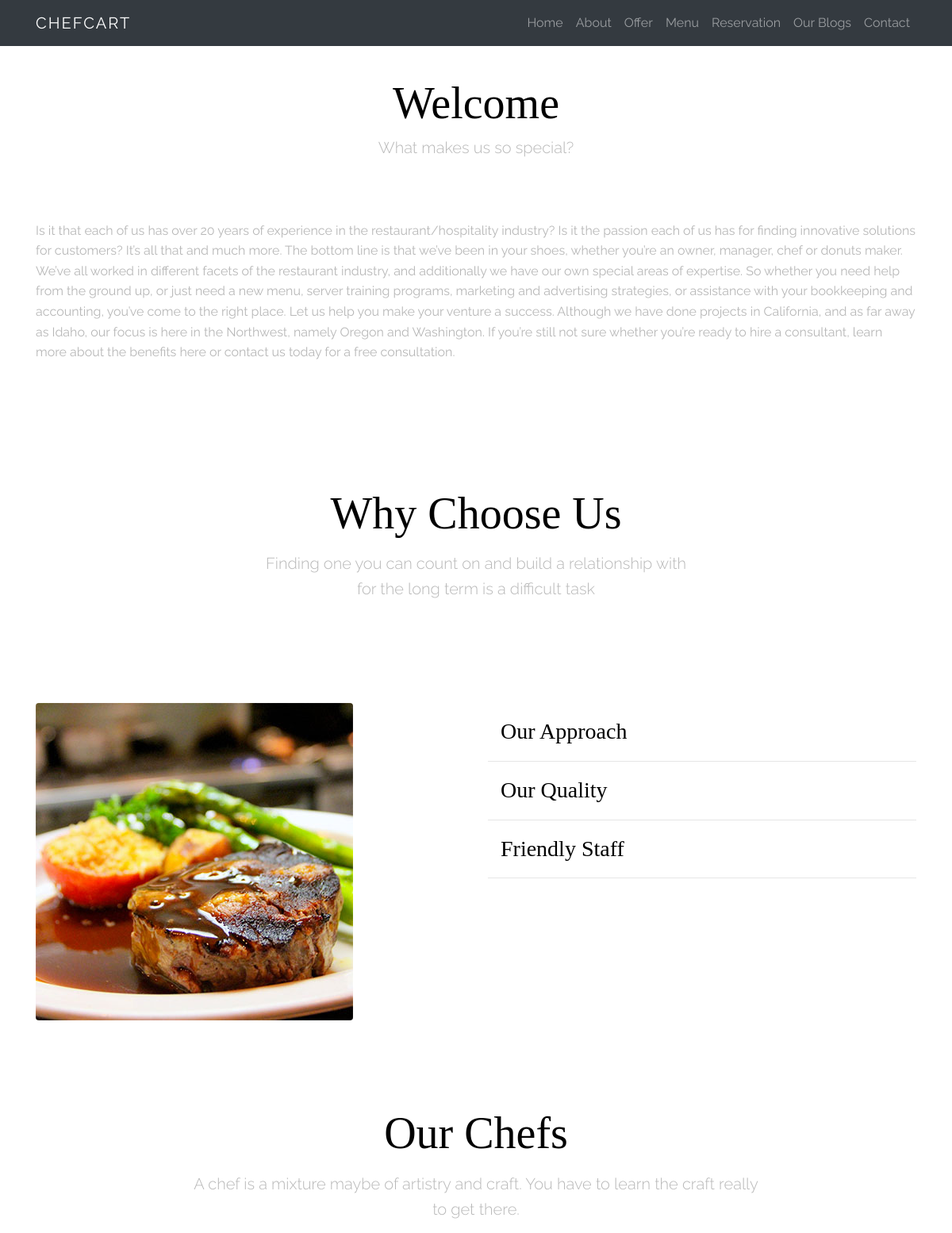
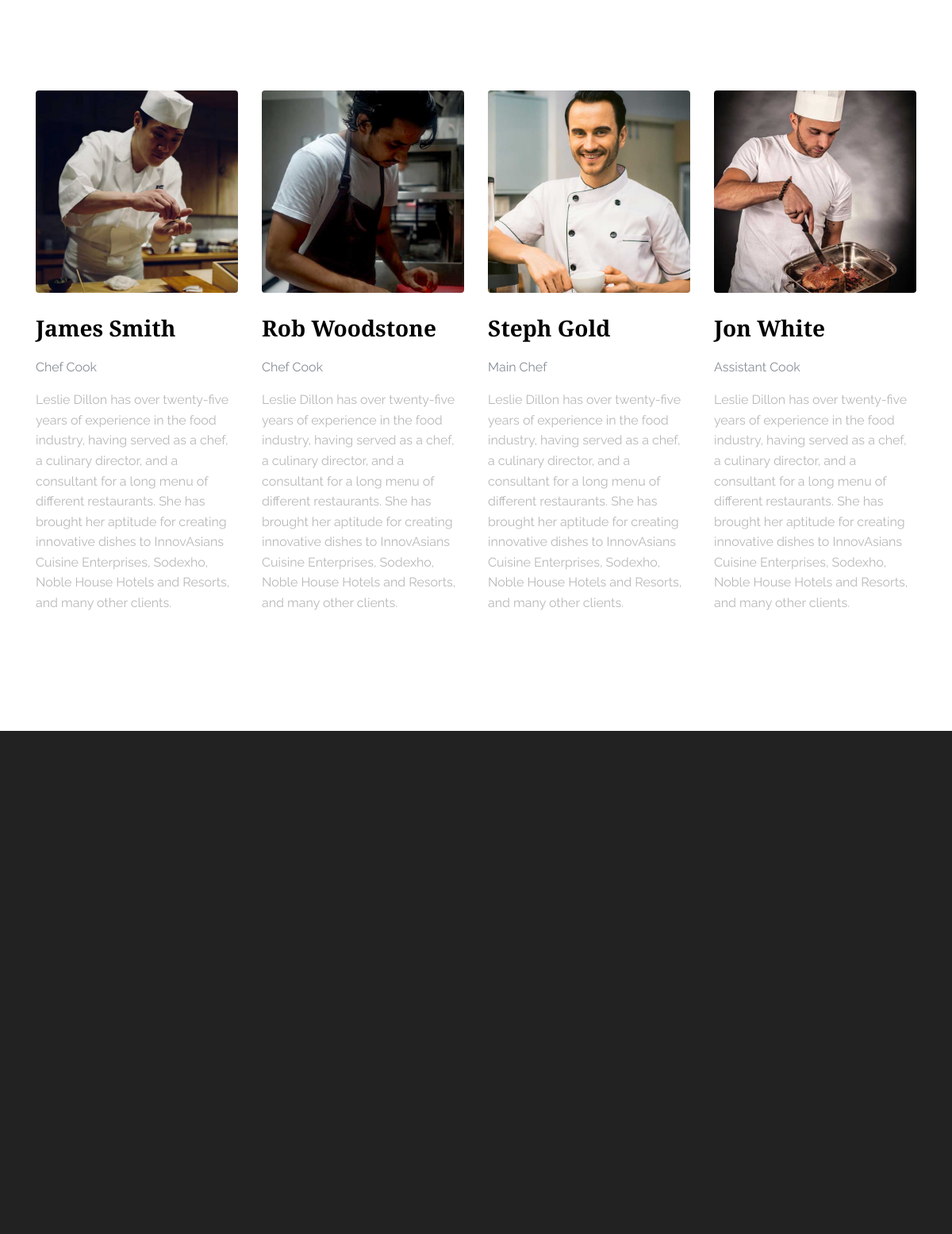
The page /about/ on the database its author committed (2 pictures, top to bottom).
### about/models.py (models this page shows, shortened)
class About(models.Model):
    title = models.CharField(max_length=50)
    content = models.TextField()
    image = models.ImageField(upload_to='About/')
    class Meta:
       verbose_name_plural = 'about'

class WhyChooseUs(models.Model):
    title = models.CharField(max_length=50)
    content = models.TextField()
    class Meta:
        verbose_name_plural = 'why choose us'

class Chefs(models.Model):
    name = models.CharField(max_length=50)
    title = models.CharField(max_length=50)
    bio = models.CharField(max_length=500)
    image = models.ImageField(upload_to='Chefs/')
    class Meta:
        verbose_name = 'chef'
        verbose_name_plural = 'chefs'

### about/views.py (the view)
# urls.py: path('about/', include("about.urls")),
def about(request):
    aboutUs = About.objects.all()
    whychooseus = WhyChooseUs.objects.all()
    chefs = Chefs.objects.all()
    context = {
        'aboutUs': aboutUs,
        'whychooseus': whychooseus,
        'chefs': chefs
    }
    return render(request, 'about/about.html', context)

### about/templates/about/about.html (shortened to what this page needs)
{% extends 'base.html' %}
{% load static %}
{% block content %}
<div class="justify-content-center">
    <div class="container">
        <div class="justify-content-center" data-aos="fade-up" id="About-us">
            {% for para in aboutUs %}
            <div class="justify-content-center mb-5" data-aos="fade-up">
                <div class="col-md text-center">
                    <h2 class="site-primary-title display-4">Welcome</h2>
                    <p class="lead">{{ para.title }}</p>
                </div>
                <p class="content mb-4">{{ para.content }}</p>
            </div>
            {% endfor %}
        </div>
        <div class="site-section row justify-content-center" data-aos="fade-up">
            <div class="col-md-6 text-center">
                <h2 class="mb-3 site-primary-title display-4">Why Choose Us</h2>
                <p class="lead">Finding one you can count on and build a relationship with for the long term is a
                    difficult task
                </p>
            </div>
        </div>
        <div class="row large-gutters" id="why-choose-us">
            <div class="col-md-6" data-aos="fade-up" data-aos-delay="200">
                <img src="{% static 'images/menu_1.jpg' %}" alt="Image placeholder" class="img-fluid rounded">
            </div>
            <div class="col-md-6 aos-init aos-animate" data-aos="fade-up" data-aos-delay="300">
                {% for points in whychooseus %}
                <div class="accordion" id="accordion">
                    <div class="accordion-item">
                        <h3 class="mb-0">
                            <a class="btn-block p-3 collapsed" data-toggle="collapse" href="#{{ points.id }}"
                                role="button" aria-expanded="false" aria-controls="collapsechef">{{ points.title }}</a>
                        </h3>
                    </div>
                </div>
                {% endfor %}
            </div>
        </div>
        <div class="site-section row justify-content-center" data-aos="fade-up">
            <div class="col-md-8  text-center">
                <h2 class="mb-3 site-primary-title display-4">Our Chefs</h2>
                <p class="lead">A chef is a mixture maybe of artistry and craft. You have to learn the craft really to
                    get there.
                </p>
            </div>
        </div>
        <div class="row chef" style="margin-bottom: 100px;">
            {% for chef in chefs %}
            <div class="col-md-3" data-aos="fade-up" data-aos-delay="100">
                <img src="{{chef.image.url}}" alt="Image placeholder" class="img-fluid mb-4 rounded" id="chef-image">
                <h3 class="mb-3">{{chef.name}}</h3>
                <p class="post-meta text-muted">{{chef.title}}</p>
                <p class="mb-5">{{chef.bio}}</p>
            </div>
            {% endfor %}
        </div>
    </div>
</div>
{% endblock content %}

### static/css/style.css (style rules this page uses)
html { overflow-x: hidden; }
body { font-family: "Raleway", sans-serif; background: #fff; font-size: 16px; line-height: 1.6; color: #b8b8b8; }
a { -webkit-transition: .3s all ease; -o-transition: .3s all ease; transition: .3s all ease; color: #FDA403; }
h1, h2, h3, h4, h5, .h1, .h2, .h3, .h4, .h5 { line-height: 1.45; color: #000; font-family: "Playfair Display", serif; font-weight: bold; }
.site-section .site-primary-title { margin-top: 0; margin-bottom: 30px; }
.site-section { padding: 7em 0; }

### static/css/additional.css (style rules this page uses)
#About-us { margin-top: 100px; }
#About-us .content { padding-top: 60px; }
#why-choose-us .accordion .btn-block[aria-expanded="false"] { font-family: "Playfair Display", serif; color: #000000; font-weight: 250; }
#why-choose-us .accordion .btn-block { position: relative; border-bottom: 1px solid #e6e6e6; }
#why-choose-us .p-3 { padding: 1rem!important; }
#why-choose-us .btn-block { display: block; width: 100%; }

### rows shown on the page
About: title "What makes us so special?", content "Is it that each of us has over 20 years of experience in the restaurant/hospitality industry? Is it the passion each of us has for finding innovative solutions for customers? It’s all that and much more. The bottom line is that we’ve been in your shoes, whether you’re an owner, manager, chef or donuts maker. We’ve all worked in different facets of the restaurant industry, and additionally we have our own special areas of expertise. So whether you need help from the ground up, or just need a new menu, server training programs, marketing and advertising strategies, or assistance with your bookkeeping and accounting, you’ve come to the right place. Let us help you make your venture a success.…"
WhyChooseUs: title "Our Approach"
WhyChooseUs: title "Our Quality"
WhyChooseUs: title "Friendly Staff"
Chefs: image (picture), name "James Smith", title "Chef Cook", bio "Leslie Dillon has over twenty-five years of experience in the food industry, having served as a chef, a culinary director, and a consultant for a long menu of different restaurants. She has brought her aptitude for creating innovative dishes to InnovAsians Cuisine Enterprises, Sodexho, Noble House Hotels and Resorts, and many other clients."
Chefs: image (picture), name "Rob Woodstone", title "Chef Cook", bio "Leslie Dillon has over twenty-five years of experience in the food industry, having served as a chef, a culinary director, and a consultant for a long menu of different restaurants. She has brought her aptitude for creating innovative dishes to InnovAsians Cuisine Enterprises, Sodexho, Noble House Hotels and Resorts, and many other clients."
Chefs: image (picture), name "Steph Gold", title "Main Chef", bio "Leslie Dillon has over twenty-five years of experience in the food industry, having served as a chef, a culinary director, and a consultant for a long menu of different restaurants. She has brought her aptitude for creating innovative dishes to InnovAsians Cuisine Enterprises, Sodexho, Noble House Hotels and Resorts, and many other clients."
Chefs: image (picture), name "Jon White", title "Assistant Cook", bio "Leslie Dillon has over twenty-five years of experience in the food industry, having served as a chef, a culinary director, and a consultant for a long menu of different restaurants. She has brought her aptitude for creating innovative dishes to InnovAsians Cuisine Enterprises, Sodexho, Noble House Hotels and Resorts, and many other clients."
